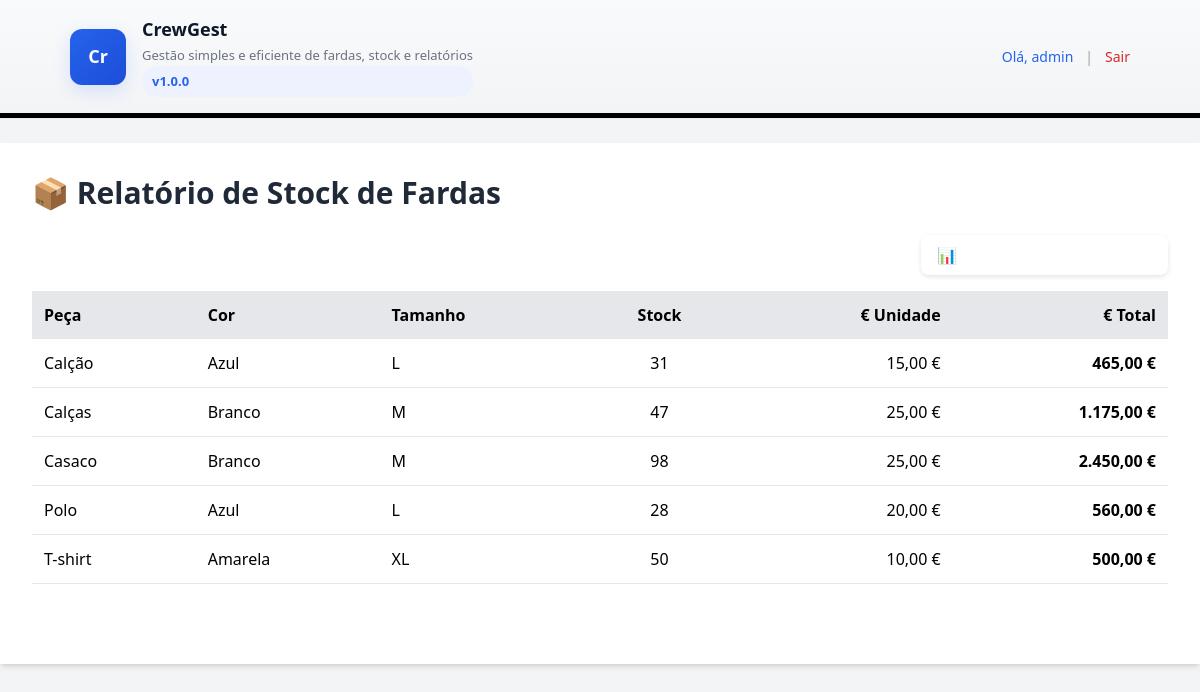
Before: /reports/report_stock.php (signed in) with the older database file.
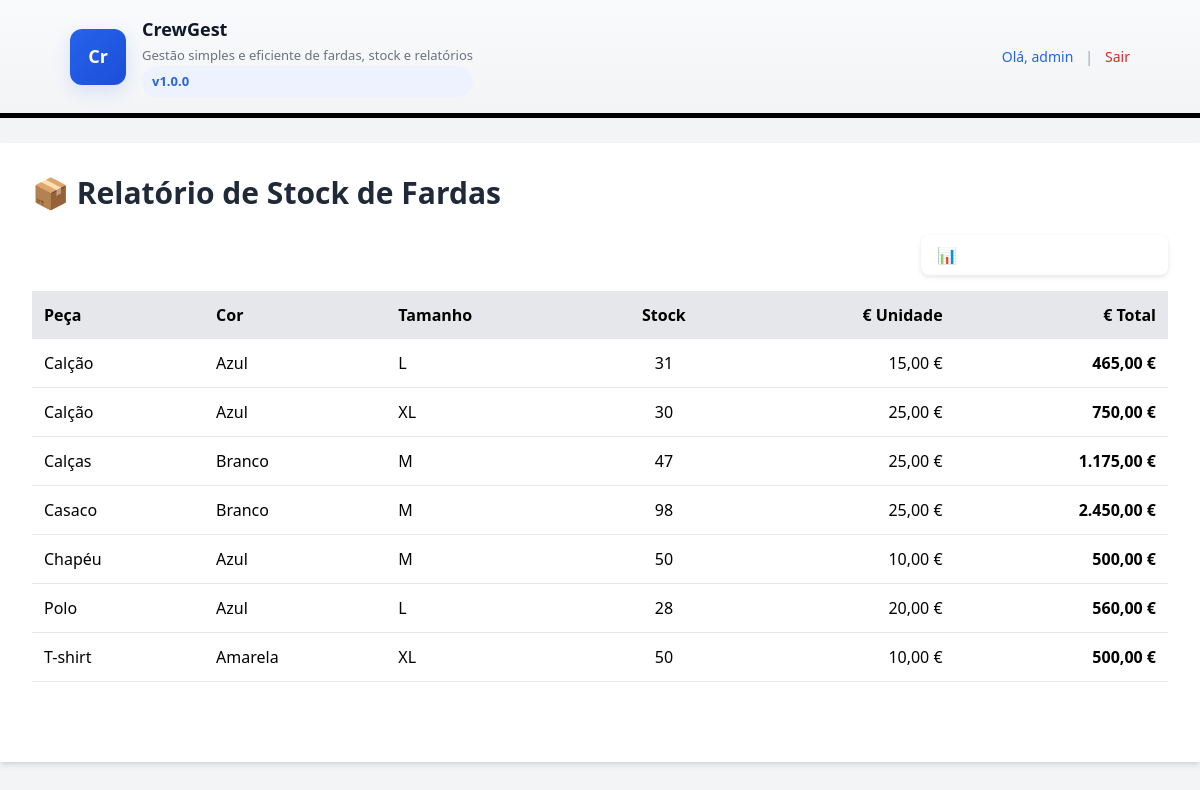
After: the same page with the newer database file.
### tables this page shows
CREATE TABLE `fardas` (
  `id` int(11) NOT NULL,
  `nome` varchar(100) NOT NULL,
  `cor_id` int(11) NOT NULL,
  `tamanho_id` int(11) NOT NULL,
  `quantidade` int(11) NOT NULL DEFAULT 0,
  `preco_unitario` decimal(10,2) NOT NULL DEFAULT 0.00,
  `criado_em` timestamp NOT NULL DEFAULT current_timestamp(),
  `atualizado_em` timestamp NOT NULL DEFAULT current_timestamp() ON UPDATE current_timestamp(),
  `ean` varchar(13) DEFAULT NULL
);

CREATE TABLE `cores` (
  `id` int(11) NOT NULL,
  `nome` varchar(50) NOT NULL
);

CREATE TABLE `tamanhos` (
  `id` int(11) NOT NULL,
  `nome` varchar(10) NOT NULL
);

### reports/report_stock.php (the view, shortened to what this page needs)
<?php
require_once '../config/db.php';
$stmt = $pdo->query("
    SELECT
        f.id,
        f.nome,
        c.nome AS cor,
        t.nome AS tamanho,
        f.quantidade,
        f.preco_unitario,
        (f.quantidade * f.preco_unitario) AS total_valor
    FROM fardas f
    JOIN cores c ON f.cor_id = c.id
    JOIN tamanhos t ON f.tamanho_id = t.id
    ORDER BY f.nome, cor, tamanho
");
$fardas = $stmt->fetchAll(PDO::FETCH_ASSOC);
?>
<!DOCTYPE html>
<html lang="pt-PT">
<head>
    <link href="<?= BASE_URL ?>/public/css/style.css" rel="stylesheet">
</head>
<body class="bg-gray-100">
<?php include '../src/templates/header.php'; ?>
<main class="max-w-6xl mx-auto bg-white shadow-md rounded-xl p-8 mt-6">
    <h1 class="text-3xl font-bold text-gray-800 mb-6 flex items-center gap-3">
        📦 Relatório de Stock de Fardas
    </h1>
    <div class="flex justify-end mb-4">
        <a href="stock_export_csv.php"
           class="bg-green-600 hover:bg-green-700 text-white px-4 py-2 rounded-lg shadow">
            📊 Exportar para Excel/CSV
        </a>
    </div>
    <div class="overflow-x-auto">
        <table class="w-full border-collapse">
            <thead>
                <tr class="bg-gray-200 text-left">
                    <th class="p-3">Peça</th>
                    <th class="p-3">Cor</th>
                    <th class="p-3">Tamanho</th>
                    <th class="p-3 text-center">Stock</th>
                    <th class="p-3 text-right">€ Unidade</th>
                    <th class="p-3 text-right">€ Total</th>
                </tr>
            </thead>
            <tbody>
                <?php foreach ($fardas as $f): ?>
                <tr class="border-b hover:bg-gray-50">
                    <td class="p-3"><?= htmlspecialchars($f['nome']) ?></td>
                    <td class="p-3"><?= htmlspecialchars($f['cor']) ?></td>
                    <td class="p-3"><?= htmlspecialchars($f['tamanho']) ?></td>
                    <td class="p-3 text-center"><?= $f['quantidade'] ?></td>
                    <td class="p-3 text-right"><?= number_format($f['preco_unitario'], 2, ',', '.') ?> €</td>
                    <td class="p-3 text-right font-semibold">
                        <?= number_format($f['total_valor'], 2, ',', '.') ?> €
                    </td>
                </tr>
                <?php endforeach; ?>
            </tbody>
            <tfoot>
                <tr class="bg-gray-800 text-white font-bold">
                    <td colspan="5" class="p-3 text-right">TOTAL GERAL DO ARMAZÉM:</td>
                    <td class="p-3 text-right">
                    </td>
                </tr>
            </tfoot>
        </table>
    </div>
</main>
</body>
</html>

Changed rows visible on the page:
added fardas: nome "Calção", cor.nome "Azul", tamanho.nome "XL", quantidade "30", preco_unitario "25,00", total_valor "750,00"
added fardas: nome "Chapéu", cor.nome "Azul", tamanho.nome "M", quantidade "50", preco_unitario "10,00", total_valor "500,00"
